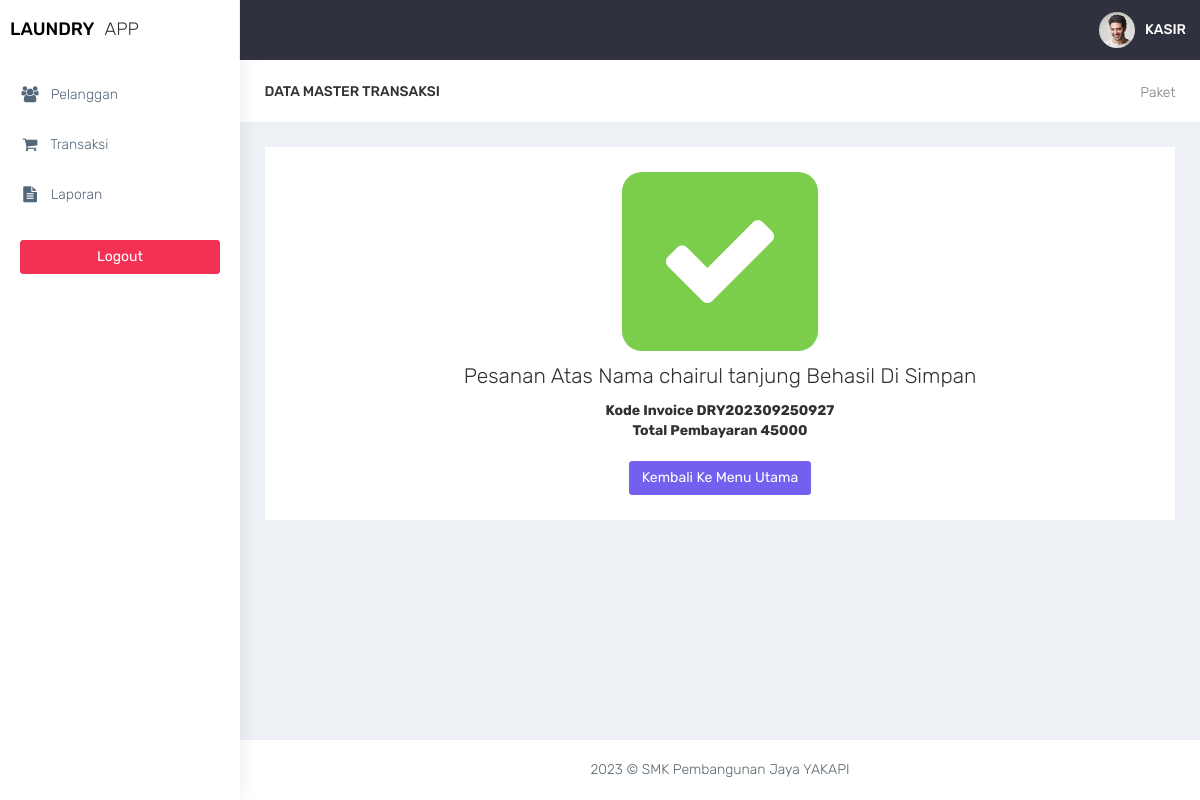
Page /kasir/transaksi_sukses.php?id=35 (signed in) on the committed database.
### tables this page shows
CREATE TABLE `transaksi` (
  `id_transaksi` int(11) NOT NULL,
  `outlet_id` int(11) DEFAULT NULL,
  `kode_invoice` varchar(100) DEFAULT NULL,
  `member_id` int(11) DEFAULT NULL,
  `tgl` datetime DEFAULT NULL,
  `batas_waktu` datetime DEFAULT NULL,
  `tgl_pembayaran` datetime DEFAULT NULL,
  `biaya_tambahan` int(11) DEFAULT NULL,
  `diskon` double DEFAULT NULL,
  `pajak` int(11) DEFAULT NULL,
  `status` enum('baru','proses','selesai','diambil') DEFAULT NULL,
  `status_bayar` enum('dibayar','belum') DEFAULT NULL,
  `user_id` int(11) DEFAULT NULL
);

CREATE TABLE `member` (
  `id_member` int(11) NOT NULL,
  `nama_member` varchar(100) DEFAULT NULL,
  `alamat_member` text DEFAULT NULL,
  `jenis_kelamin` enum('L','P') DEFAULT NULL,
  `telp_member` varchar(15) DEFAULT NULL,
  `no_ktp` varchar(30) DEFAULT NULL
);

CREATE TABLE `detail_transaksi` (
  `id_detail` int(11) NOT NULL,
  `transaksi_id` int(11) DEFAULT NULL,
  `paket_id` int(11) DEFAULT NULL,
  `qty` double DEFAULT NULL,
  `total_harga` double DEFAULT NULL,
  `keterangan` text DEFAULT NULL,
  `total_bayar` int(11) DEFAULT NULL
);

### kasir/functions.php (called while the page is built, shortened)
<?php
function ambilsatubaris($conn,$query){
    $db = mysqli_query ($conn,$query);
    return mysqli_fetch_assoc($db);
}
?>

### kasir/transaksi_sukses.php (the view, shortened to what this page needs)
<?php
require 'functions.php';
$query = 'SELECT transaksi.*,member.nama_member , detail_transaksi.total_harga FROM transaksi INNER JOIN member ON member.id_member = transaksi.member_id INNER JOIN detail_transaksi ON detail_transaksi.transaksi_id = transaksi.id_transaksi WHERE transaksi.id_transaksi = ' . $_GET['id'];
$data = ambilsatubaris($conn,$query);
?>
<!DOCTYPE html>
<html lang="en">
<head>
    <link href="../assets/bootstrap/dist/css/bootstrap.min.css" rel="stylesheet">
    <link href="../assets/plugins/bower_components/sidebar-nav/dist/sidebar-nav.min.css" rel="stylesheet">
    <link href="../assets/plugins/bower_components/toast-master/css/jquery.toast.css" rel="stylesheet">
    <link href="../assets/plugins/bower_components/morrisjs/morris.css" rel="stylesheet">
    <link href="../assets/plugins/bower_components/chartist-js/dist/chartist.min.css" rel="stylesheet">
    <link href="../assets/plugins/bower_components/chartist-plugin-tooltip-master/dist/chartist-plugin-tooltip.css" rel="stylesheet">
    <link href="../assets/css/animate.css" rel="stylesheet">
    <link href="../assets/css/style.css" rel="stylesheet">
    <link href="../assets/css/colors/default.css" id="theme" rel="stylesheet">
    <link rel="stylesheet" type="text/css" href="../assets/DataTables/datatables.min.css"/>
</head>
<body class="fix-header">
    <div id="wrapper">
        <nav class="navbar navbar-default navbar-static-top m-b-0">
            <div class="navbar-header">
                <div class="top-left-part">
                    <a class="logo" href="index.php">
                        <b style="color:black">
                            LAUNDRY
                        </b>
                        <span class="hidden-xs text-dark">
                            APP
                        </span>
                    </a>
                </div>
                <ul class="nav navbar-top-links navbar-right pull-right">
                    <li>
                        <a class="profile-pic" href="#"> <img src="../assets/plugins/images/users/varun.jpg" alt="user-img" width="36" class="img-circle"><b class="hidden-xs">KASIR</b></a>
                    </li>
                </ul>
            </div>
        </nav>
        <div class="navbar-default sidebar" role="navigation">
            <div class="sidebar-nav slimscrollsidebar">
                <div class="sidebar-head">
                    <h3><span class="fa-fw open-close"><i class="ti-close ti-menu"></i></span> <span class="hide-menu">Navigation</span></h3>
                </div>
                <ul class="nav" id="side-menu">
                    <li style="padding: 70px 0 0;">
                    <li>
                        <a href="pelanggan.php" class="waves-effect "><i class="fa fa-users fa-fw" aria-hidden="true"></i> Pelanggan</a>
                    </li>
                    <li>
                        <a href="transaksi.php" class="waves-effect"><i class="fa fa-shopping-cart fa-fw" aria-hidden="true"></i> Transaksi</a>
                    </li>
                    <li>
                        <a href="laporan.php" class="waves-effect "><i class="fa fa-file-text fa-fw" aria-hidden="true"></i> Laporan</a>
                    </li>
                </ul>
                <div class="center p-20">
                     <a href="logout.php" class="btn btn-danger btn-block waves-effect waves-light">Logout</a>
                 </div>
            </div>
        </div>
        <div id="page-wrapper">
<div class="container-fluid">
    <div class="row bg-title">
        <div class="col-lg-3 col-md-4 col-sm-4 col-xs-12">
            <h4 class="page-title">Data Master transaksi</h4> </div>
        <div class="col-lg-9 col-sm-8 col-md-8 col-xs-12">
            <ol class="breadcrumb">
                <li><a href="#">Paket</a></li>
            </ol>
        </div>
    </div>
    <div class="row">
        <div class="col-md-12 col-lg-12 col-sm-12 col-xs-12">
            <div class="white-box">
                <div class="row">
                    <div class="col-md-4"></div>
                    <div class="col-md-4 text-center" style="padding-left: 50px;padding-right: 50px;">
                        <div class="bg-success" style="font-size: 125px;border-radius: 20px">
                            <i class="fa fa-check fa-10x text-white"></i>
                        </div>
                    </div>
                    <div class="col-md-4"></div>
                </div>
                <div class="row">
                <div class="col-md-12 text-center">
                        <h3>Pesanan Atas Nama <?= $data['nama_member'] ?> Behasil Di Simpan</h3>
                        <strong>Kode Invoice <?= $data['kode_invoice'] ?></strong><br>
                        <strong>Total Pembayaran <?= $data['total_harga'] ?></strong><br><br>
                        <a href="transaksi.php" class="btn btn-primary">Kembali Ke Menu Utama</a>
                    </div>
                </div>
            </div>
        </div>
    </div>
</div>
<footer class="footer text-center"> 2023 &copy; SMK Pembangunan Jaya YAKAPI </footer>
        </div>
    </div>
    </body>
</html>

### assets/css/colors/default.css (style rules this page uses)
body { background: #fff; }
.top-left-part { background: #fff; }
.navbar-header { background: #2f323e; }
.navbar-top-links > li > a { color: #ffffff; }
.sidebar .sidebar-head { background: #ffffff; }
.sidebar .sidebar-head h3 { color: #686868; }
.sidebar { background: #fff; box-shadow: 1px 0px 20px rgba(0, 0, 0, 0.08); }
#side-menu li a { color: #54667a; }
#side-menu li a { color: #54667a; border-left: 0px solid #fff; }
#side-menu > li > a { border-left: 3px solid transperant; }

### rows in the picture
transaksi: member.nama_member "chairul tanjung", kode_invoice "DRY202309250927", detail_transaksi.total_harga "45000"
